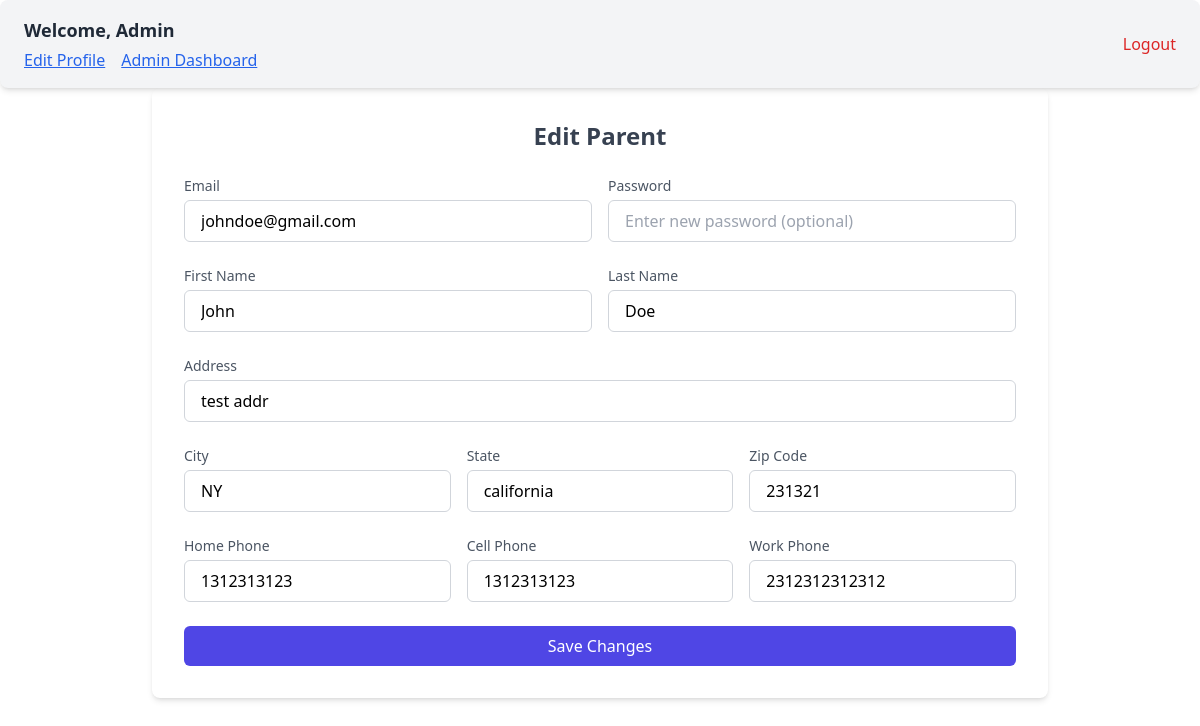
The app's page /edit-parent/2 (signed in) with its own data.
### app/models.py (models this page shows, shortened)
class Parent(UserMixin,db.Model):
    __tablename__ = 'parents'
    id = db.Column(db.Integer, primary_key=True, autoincrement=True)
    email = db.Column(db.String(120), unique=True, nullable=False)
    password_hash = db.Column(db.String(128), nullable=False)
    first_name = db.Column(db.String(50), nullable=False)
    last_name = db.Column(db.String(50), nullable=False)
    address = db.Column(db.String(255), nullable=False)
    state = db.Column(db.String(50), nullable=False)
    city = db.Column(db.String(50), nullable=False)
    zip_code = db.Column(db.String(10), nullable=False)
    is_admin = db.Column(db.Boolean, nullable=False, default=False)
    home_phone = db.Column(db.String(15), nullable=True)
    cell_phone = db.Column(db.String(15), nullable=False)
    work_phone = db.Column(db.String(15), nullable=True)
    children = db.relationship('Child', back_populates='parent', cascade='all, delete-orphan')
    orders = db.relationship('Order', back_populates='parent', cascade='all, delete-orphan')

### app/routes/admin.py (the view)
@admin.route('/edit-parent/<int:id>', methods=['GET'])
@login_required
def edit_parent(id):
    if not current_user.is_admin:
        return redirect('/')
    parent = Parent.query.get(id)
    return render_template('edit_parent.html', user=parent)

### app/__init__.py (called while the page is built)
def create_app():
    app = Flask(__name__,
                static_folder='static')
    app.config['SQLALCHEMY_DATABASE_URI'] = 'sqlite:///app.db'
    app.config['SQLALCHEMY_TRACK_MODIFICATIONS'] = False
    app.config['SECRET_KEY'] = 'your_secret_key_here'
    app.config['JWT_SECRET_KEY'] = 'your_jwt_secret_key_here'
    login_manager = LoginManager()
    login_manager.login_view = 'auth.login'
    login_manager.init_app(app)
    db.init_app(app)
    jwt = JWTManager(app)
    from app.models import Parent
    @login_manager.user_loader
    def load_user(user_id):
        return Parent.query.get(int(user_id))
    app.register_blueprint(dashboard, url_prefix='/')
    app.register_blueprint(auth, url_prefix='/')
    app.register_blueprint(order, url_prefix='/')
    app.register_blueprint(admin, url_prefix='/')
    return app

### app/templates/edit_parent.html
{% extends '_layout.html' %}
{% block content %}
<div class="max-w-4xl mx-auto bg-white p-8 rounded-lg shadow-md">
    <h2 class="text-2xl font-bold mb-6 text-gray-700 text-center">Edit Parent</h2>
    <form action="/edit-parent/{{ user.id }}" method="POST" class="space-y-6">
        <div class="grid grid-cols-1 md:grid-cols-2 gap-4">
            <div>
                <label for="email" class="block text-sm font-medium text-gray-600">Email</label>
                <input type="email" id="email" name="email" class="mt-1 w-full px-4 py-2 border border-gray-300 rounded-md focus:ring-indigo-500 focus:border-indigo-500" value="{{ user.email }}" required>
            </div>
            <div>
                <label for="password" class="block text-sm font-medium text-gray-600">Password</label>
                <input type="password" id="password" name="password" class="mt-1 w-full px-4 py-2 border border-gray-300 rounded-md focus:ring-indigo-500 focus:border-indigo-500" placeholder="Enter new password (optional)">
            </div>
        </div>
        <div class="grid grid-cols-1 md:grid-cols-2 gap-4">
            <div>
                <label for="first_name" class="block text-sm font-medium text-gray-600">First Name</label>
                <input type="text" id="first_name" name="first_name" class="mt-1 w-full px-4 py-2 border border-gray-300 rounded-md focus:ring-indigo-500 focus:border-indigo-500" value="{{ user.first_name }}" required>
            </div>
            <div>
                <label for="last_name" class="block text-sm font-medium text-gray-600">Last Name</label>
                <input type="text" id="last_name" name="last_name" class="mt-1 w-full px-4 py-2 border border-gray-300 rounded-md focus:ring-indigo-500 focus:border-indigo-500" value="{{ user.last_name }}" required>
            </div>
        </div>
        <div>
            <label for="address" class="block text-sm font-medium text-gray-600">Address</label>
            <input type="text" id="address" name="address" class="mt-1 w-full px-4 py-2 border border-gray-300 rounded-md focus:ring-indigo-500 focus:border-indigo-500" value="{{ user.address }}" required>
        </div>
        <div class="grid grid-cols-1 md:grid-cols-3 gap-4">
            <div>
                <label for="city" class="block text-sm font-medium text-gray-600">City</label>
                <input type="text" id="city" name="city" class="mt-1 w-full px-4 py-2 border border-gray-300 rounded-md focus:ring-indigo-500 focus:border-indigo-500" value="{{ user.city }}" required>
            </div>
            <div>
                <label for="state" class="block text-sm font-medium text-gray-600">State</label>
                <input type="text" id="state" name="state" class="mt-1 w-full px-4 py-2 border border-gray-300 rounded-md focus:ring-indigo-500 focus:border-indigo-500" value="{{ user.state }}" required>
            </div>
            <div>
                <label for="zip_code" class="block text-sm font-medium text-gray-600">Zip Code</label>
                <input type="text" id="zip_code" name="zip_code" class="mt-1 w-full px-4 py-2 border border-gray-300 rounded-md focus:ring-indigo-500 focus:border-indigo-500" value="{{ user.zip_code }}" required>
            </div>
        </div>
        <div class="grid grid-cols-1 md:grid-cols-3 gap-4">
            <div>
                <label for="home_phone" class="block text-sm font-medium text-gray-600">Home Phone</label>
                <input type="text" id="home_phone" name="home_phone" class="mt-1 w-full px-4 py-2 border border-gray-300 rounded-md focus:ring-indigo-500 focus:border-indigo-500" value="{{ user.home_phone }}">
            </div>
            <div>
                <label for="cell_phone" class="block text-sm font-medium text-gray-600">Cell Phone</label>
                <input type="text" id="cell_phone" name="cell_phone" class="mt-1 w-full px-4 py-2 border border-gray-300 rounded-md focus:ring-indigo-500 focus:border-indigo-500" value="{{ user.cell_phone }}" required>
            </div>
            <div>
                <label for="work_phone" class="block text-sm font-medium text-gray-600">Work Phone</label>
                <input type="text" id="work_phone" name="work_phone" class="mt-1 w-full px-4 py-2 border border-gray-300 rounded-md focus:ring-indigo-500 focus:border-indigo-500" value="{{ user.work_phone }}">
            </div>
        </div>
        <div>
            <button type="submit" class="w-full bg-indigo-600 text-white py-2 px-4 rounded-md hover:bg-indigo-700 focus:outline-none focus:ring-2 focus:ring-indigo-500 focus:ring-offset-2">
                Save Changes
            </button>
        </div>
    </form>
</div>
{% endblock %}

### app/templates/_layout.html (shortened to what this page needs)
<!DOCTYPE html>
<html lang="en">
<head>
    <script src="https://cdn.tailwindcss.com"></script>
</head>
<body>
    <div class="flex flex-col items-center justify-center h-fit">
        {% if current_user.is_authenticated %}
        <div class="bg-gray-100 flex justify-between items-center px-6 py-4 shadow-md rounded-lg w-full">
            <div class="flex flex-col gap-1">
              <h1 class="text-lg font-semibold text-gray-800">
                Welcome, {{ current_user.first_name }}
              </h1>
              <div class="flex gap-4">
                <a href="/edit-profile" class="text-blue-600 hover:text-blue-800 underline">
                  Edit Profile
                </a>
                {% if current_user.is_admin %}
                <a href="/admin-dashboard" class="text-blue-600 hover:text-blue-800 underline">
                  Admin Dashboard
                </a>
                {% endif %}
              </div>
            </div>
            <a href="{{ url_for('auth.logout') }}" class="text-red-600 hover:text-red-800 font-medium">
              Logout
            </a>
          </div>
        {% endif %}
    </div>
    {% block content %}{% endblock %}
</body>
</html>

### records on screen
Parent: first_name "Admin"
Parent: email "johndoe@gmail.com", first_name "John", last_name "Doe", address "test addr", city "NY", state "california", zip_code "231321", home_phone "1312313123", cell_phone "1312313123", work_phone "2312312312312"
